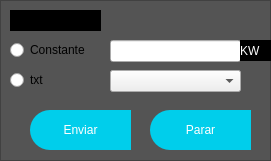
                 <widget class="QFrame" name="frame_2">
                  <property name="geometry">
                   <rect>
                    <x>900</x>
                    <y>200</y>
                    <width>271</width>
                    <height>161</height>
                   </rect>
                  </property>
                  <property name="styleSheet">
                   <string notr="true">QFrame{
background-color:rgb(84, 84, 84);
}

QPushButton{
background-color: rgb(0, 206, 235);
border-top-left-radius: 20px;
border-bottom-left-radius:20px;
border-color:rgb(0,0,0);
color: rgb(255,255,255);
font: 77 10pt &quot;Arial Black&quot;
}

QPushButton:hover{
background-color: white;
border-top-left-radius: 20px;
border-bottom-left-radius:20px;
color: rgb(0,0,0);
font: 77 10pt &quot;Arial Black&quot;
}</string>
                  </property>
                  <property name="frameShape">
                   <enum>QFrame::StyledPanel</enum>
                  </property>
                  <property name="frameShadow">
                   <enum>QFrame::Raised</enum>
                  </property>
                  <widget class="QPushButton" name="pushButton_3">
                   <property name="geometry">
                    <rect>
                     <x>30</x>
                     <y>110</y>
                     <width>101</width>
                     <height>40</height>
                    </rect>
                   </property>
                   <property name="minimumSize">
                    <size>
                     <width>0</width>
                     <height>40</height>
                    </size>
                   </property>
                   <property name="styleSheet">
                    <string notr="true">font: 10pt &quot;Segoe UI&quot;;
border-bottom-color: rgb(0, 0, 0);</string>
                   </property>
                   <property name="text">
                    <string>Enviar</string>
                   </property>
                  </widget>
                  <widget class="QPushButton" name="pushButton_4">
                   <property name="geometry">
                    <rect>
                     <x>150</x>
                     <y>110</y>
                     <width>101</width>
                     <height>40</height>
                    </rect>
                   </property>
                   <property name="minimumSize">
                    <size>
                     <width>0</width>
                     <height>40</height>
                    </size>
                   </property>
                   <property name="styleSheet">
                    <string notr="true">font: 10pt &quot;Segoe UI&quot;;</string>
                   </property>
                   <property name="text">
                    <string>Parar</string>
                   </property>
                  </widget>
                  <widget class="QRadioButton" name="radioButton">
                   <property name="geometry">
                    <rect>
                     <x>10</x>
                     <y>40</y>
                     <width>89</width>
                     <height>20</height>
                    </rect>
                   </property>
                   <property name="text">
                    <string>Constante</string>
                   </property>
                  </widget>
                  <widget class="QRadioButton" name="radioButton_2">
                   <property name="geometry">
                    <rect>
                     <x>10</x>
                     <y>70</y>
                     <width>89</width>
                     <height>20</height>
                    </rect>
                   </property>
                   <property name="text">
                    <string>txt</string>
                   </property>
                  </widget>
                  <widget class="QComboBox" name="comboBox">
                   <property name="geometry">
                    <rect>
                     <x>110</x>
                     <y>70</y>
                     <width>131</width>
                     <height>22</height>
                    </rect>
                   </property>
                  </widget>
                  <widget class="QLineEdit" name="lineEdit_2">
                   <property name="geometry">
                    <rect>
                     <x>110</x>
                     <y>40</y>
                     <width>131</width>
                     <height>22</height>
                    </rect>
                   </property>
                  </widget>
                  <widget class="QLabel" name="label_25">
                   <property name="geometry">
                    <rect>
                     <x>240</x>
                     <y>40</y>
                     <width>31</width>
                     <height>21</height>
                    </rect>
                   </property>
                   <property name="styleSheet">
                    <string notr="true">font: 700 14pt &quot;Segoe UI&quot;;
border-color: rgb(0, 0, 0);
background-color: rgb(0, 0, 0);
color: rgb(255, 255, 255);</string>
                   </property>
                   <property name="text">
                    <string>KW</string>
                   </property>
                  </widget>
                  <widget class="QLabel" name="label_12">
                   <property name="geometry">
                    <rect>
                     <x>10</x>
                     <y>10</y>
                     <width>91</width>
                     <height>21</height>
                    </rect>
                   </property>
                   <property name="styleSheet">
                    <string notr="true">font: 10pt &quot;Segoe UI&quot;;
background-color: rgb(0, 0, 0);</string>
                   </property>
                   <property name="text">
                    <string>Carga</string>
                   </property>
                  </widget>
                 </widget>
